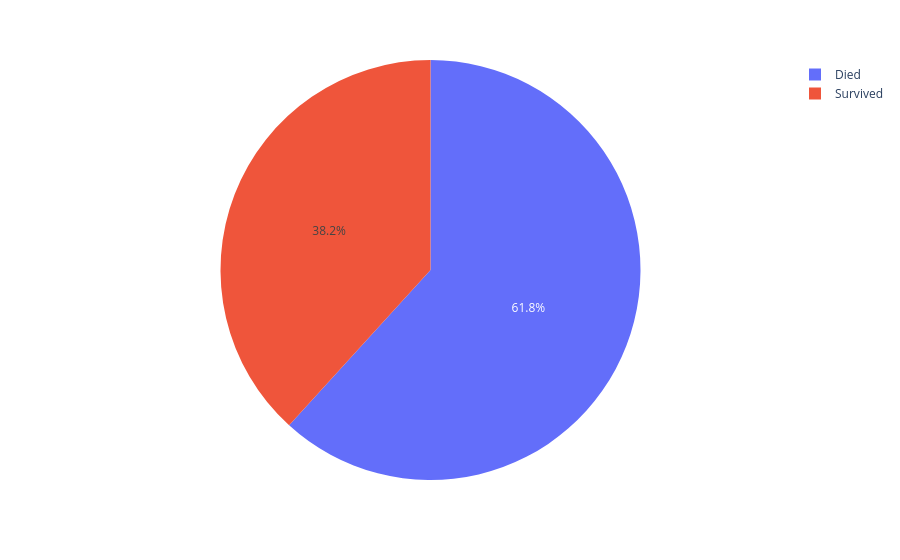

Notebook source saved alongside this figure:
### Code cell
px.pie(surv_count,values=surv_count.values,names=['Died','Survived'])

### Figure 1 — Plotly figure (JSON) as saved in the notebook; plotly's stock layout.template omitted (floating-point values rounded to 4 significant figures)
{"data": [{"domain": {"x": [0, 1], "y": [0, 1]}, "hovertemplate": "label=%{label}<br>value=%{value}<extra></extra>", "labels": ["Died", "Survived"], "legendgroup": "", "name": "", "showlegend": true, "type": "pie", "values": [549, 340]}], "layout": {"legend": {"tracegroupgap": 0}, "margin": {"t": 60}}}
